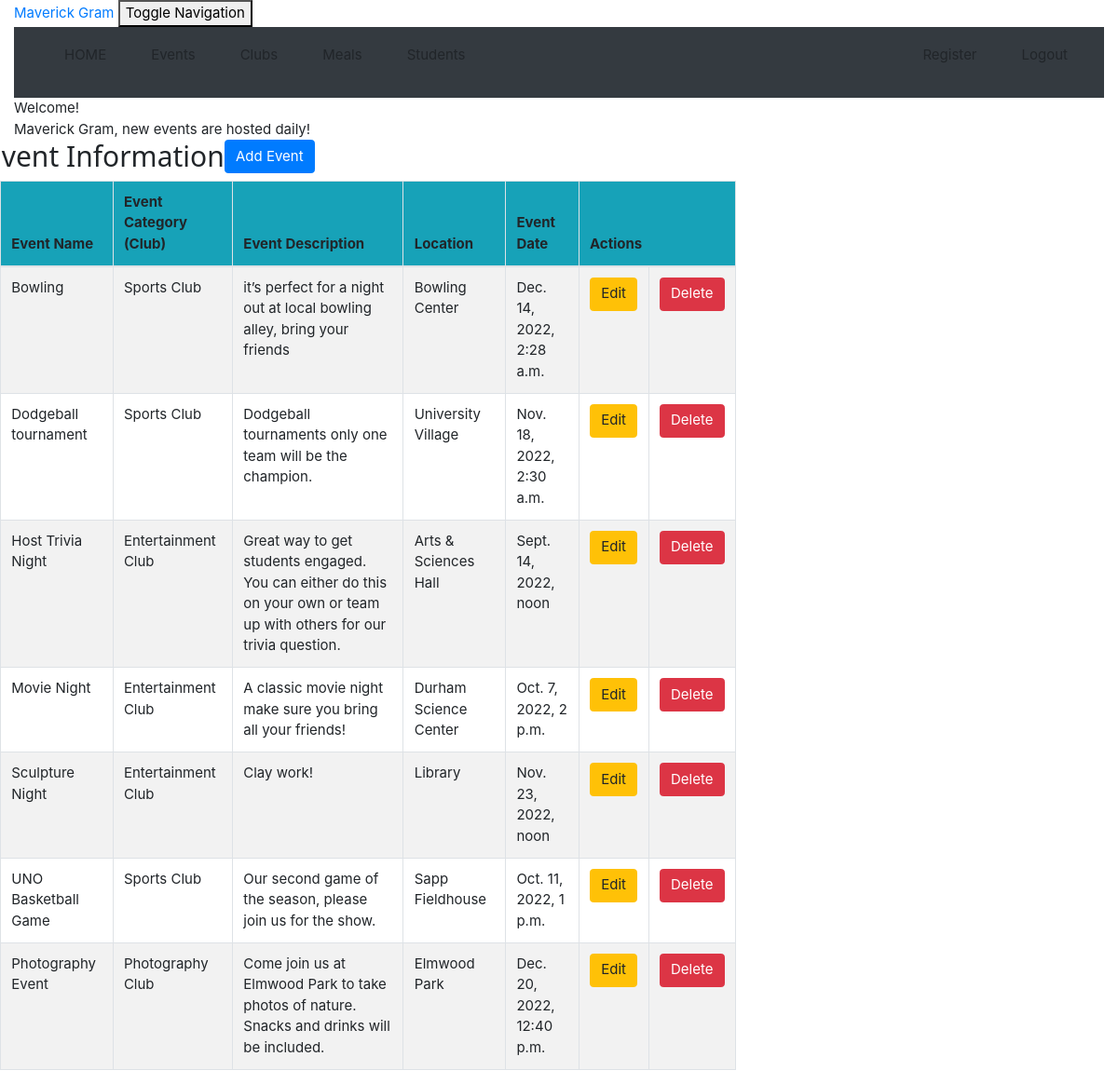
/event_list (signed in), run on the app's committed database.
### crm/models.py (models this page shows, shortened)
class Event(models.Model):
    Club = models.ForeignKey(Club, on_delete=models.CASCADE, related_name='clubs')
    event_name = models.CharField(max_length=50)
    event_category = models.CharField(max_length=100)
    description = models.TextField()
    location = models.CharField(max_length=200)
    event_date = models.DateTimeField(default=timezone.now)

### crm/views.py (the view)
# urls.py: path('event_list', views.event_list, name='event_list'),
@login_required
def event_list(request):
    event = Event.objects.filter()
    return render(request, 'crm/event_list.html',
                  {'events': event})

### crm/templates/crm/event_list.html (shortened to what this page needs)
<!DOCTYPE html>
{% extends 'crm/base.html' %}
{% block content %}
    {% load humanize %}
    <head>
    </head>
    <body class="bodylist">
    <div class="container">
        <div class="panel panel-primary">
            <div class="panel-heading">Welcome!</div>
            <div class="panel-body">
                Maverick Gram, new  events are hosted daily!
            </div>
        </div>
    </div>
    <div class="row">
        <h2>Event Information</h2>
        <td>  <a href="http://127.0.0.1:8000/admin/crm/event/add/"><span
                class="btn btn-primary">Add Event</span></a></td>
    </div>
    <div>
        <table class="table table-striped table-bordered table-hover w-auto">
            <thead>
            <tr class="bg-info">
                <th>Event Name</th>
                <th>Event Category (Club)</th>
                <th>Event Description</th>
                <th>Location</th>
                <th>Event Date</th>
                <th colspan="2">Actions</th>
            </tr>
            </thead>
            <tbody>
            {% for event in events %}
                <tr>
                    <td>{{ event.event_name }}</td>
                    <td>{{ event.event_category }}</td>
                    <td>{{ event.description }}</td>
                    <td>{{ event.location }}</td>
                    <td>{{ event.event_date }}</td>
                    <td><a href="{% url 'crm:event_edit' pk=event.pk %}"
                           class="btn btn-warning">Edit</a>
                    </td>
                    <td><a href="{% url 'crm:event_delete' pk=event.pk %}"
                           onclick="return confirm('Are you sure you want to delete?')"
                           class="btn btn-danger">Delete</a>
                    </td>
                </tr>
            {% endfor %}
            </tbody>
        </table>
    </div>
    </body>
{% endblock %}

### crm/static/css/w3.css (style rules this page uses)
html { box-sizing:border-box }
*,*:before,*:after { box-sizing:inherit }
html { -ms-text-size-adjust:100%;-webkit-text-size-adjust:100% }
body { margin:0 }
a { background-color:transparent }
html,body { font-family:Verdana,sans-serif;font-size:15px;line-height:1.5 }
html { overflow-x:hidden }
h2 { font-size:30px }
h1,h2,h3,h4,h5,h6 { font-family:"Segoe UI",Arial,sans-serif;font-weight:400;margin:10px 0 }
a { color:inherit }

### data on the page
Event: event_name "Bowling", event_category "Sports Club", description "it’s perfect for a night out at local bowling alley, bring your friends", location "Bowling Center", event_date "Dec. 14, 2022, 2:28 a.m."
Event: event_name "Dodgeball tournament", event_category "Sports Club", description "Dodgeball tournaments only one team will be the champion.", location "University Village", event_date "Nov. 18, 2022, 2:30 a.m."
Event: event_name "Host Trivia Night", event_category "Entertainment Club", description "Great way to get students engaged. You can either do this on your own or team up with others for our trivia question.", location "Arts & Sciences Hall", event_date "Sept. 14, 2022, noon"
Event: event_name "Movie Night", event_category "Entertainment Club", description "A classic movie night make sure you bring all your friends!", location "Durham Science Center", event_date "Oct. 7, 2022, 2 p.m."
Event: event_name "Sculpture Night", event_category "Entertainment Club", description "Clay work!", location "Library", event_date "Nov. 23, 2022, noon"
Event: event_name "UNO Basketball Game", event_category "Sports Club", description "Our second game of the season, please join us for the show.", location "Sapp Fieldhouse", event_date "Oct. 11, 2022, 1 p.m."
Event: event_name "Photography Event", event_category "Photography Club", description "Come join us at Elmwood Park to take photos of nature. Snacks and drinks will be included.", location "Elmwood Park", event_date "Dec. 20, 2022, 12:40 p.m."
